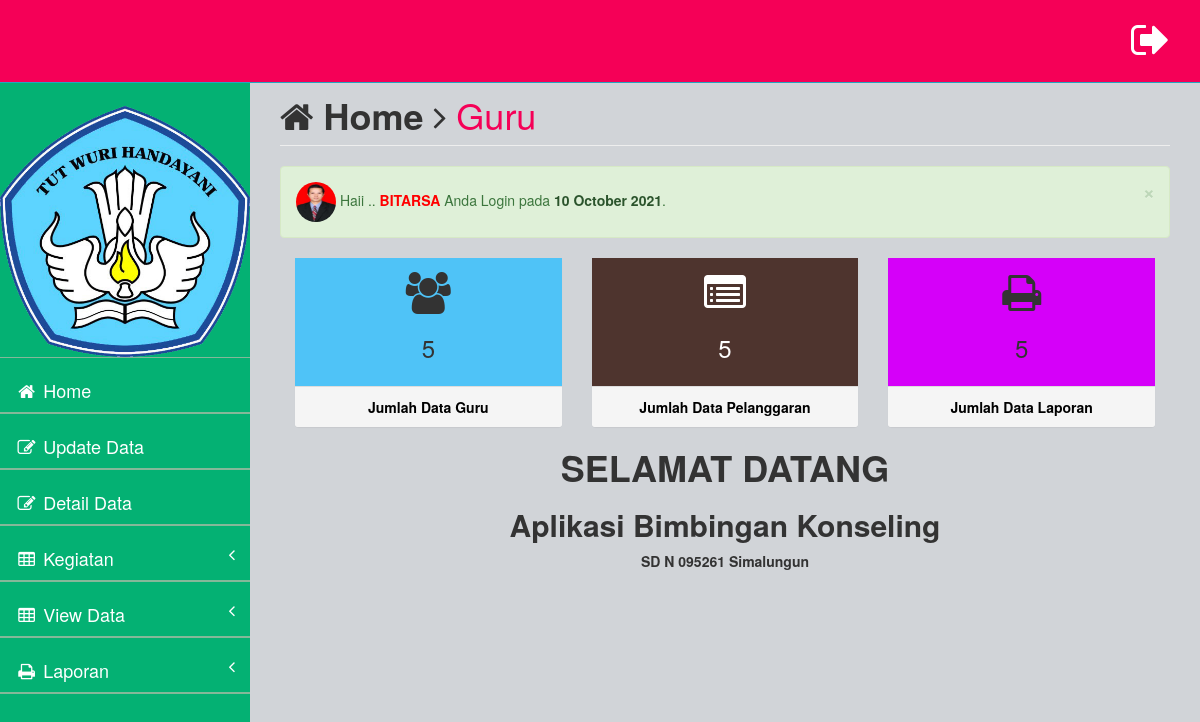
Page /_guru (signed in) on the committed database.
### tables this page shows
CREATE TABLE `data_guru` (
  `id_guru` int(4) NOT NULL,
  `nama_guru` varchar(20) NOT NULL,
  `nip` varchar(12) NOT NULL,
  `kelamin` varchar(15) NOT NULL,
  `alamat_guru` text NOT NULL,
  `telpon_guru` varchar(12) NOT NULL,
  `username` varchar(20) NOT NULL,
  `password` varchar(100) NOT NULL,
  `gelar` varchar(100) NOT NULL,
  `tempat_lahir` varchar(100) NOT NULL,
  `tanggal_lahir` date NOT NULL,
  `agama` varchar(100) NOT NULL,
  `email` varchar(100) NOT NULL,
  `photo` varchar(100) NOT NULL
);

### page/home_guru.php (the view, shortened to what this page needs)
     <div class="row">
                <div class="col-lg-12">
                    <h1 class="page-header"><i class="fa fa-home"></i> <b>Home</b> <i class="fa fa-angle-right"></i> <font color="#f50057">Guru</font></h1>
                </div>
            </div>
<div class="alert alert-success alert-dismissable">
<button type="button" class="close" data-dismiss="alert" aria-hidden="true">&times;</button>  <img src="../photo_guru/<?php echo $data ['photo'];?>" height="40" width="40" align="middle" style="border-radius: 100%;"> Haii ..
<b style="color: red;"><?php echo $data ['nama_guru']; ?></b> Anda Login pada <a href="#" class="alert-link"><b><?php echo date (" d F Y") ?></b></a>.
</div>
<?php
$guru =mysql_num_rows(mysql_query("SELECT * FROM data_guru"));
$siswa =mysql_num_rows(mysql_query("SELECT * FROM tbl_siswa_pelanggaran"));
?>
<div class="col-lg-4">
                    <div class="panel panel-primary text-center no-boder">
                        <div class="panel-body" style="background-color: #4fc3f7;">
                            <i class="fa fa-users fa-3x"></i>
                            <h3><?php echo "".$guru." ";?></h3>
                        </div>
                        <div class="panel-footer">
                            <span class="panel-eyecandy-title"><a href="?page=guru&action=view_guru" style="text-decoration: none; color: black;">
                                <b>Jumlah Data Guru</b>
                            </a></span>
                        </div>
                    </div>
            </div>
            <div class="col-lg-4">
                    <div class="panel panel-primary text-center no-boder">
                        <div class="panel-body" style="background-color: #4e342e; color: white;">
                            <i class="fa fa-list-alt fa-3x"></i>
                            <h3><?php echo "".$siswa." ";?> </h3>
                        </div>
                        <div class="panel-footer">
                             <span class="panel-eyecandy-title"><a href="?page=guru&action=viewpel" style="text-decoration: none; color: black;">
                                <b>Jumlah Data Pelanggaran</b>
                            </a></span>
                        </div>
                    </div>
            </div>
                <div class="col-lg-4">
                    <div class="panel panel-primary text-center no-boder">
                        <div class="panel-body" style="background-color: #d500f9;">
                            <i class="fa fa-print fa-3x"></i>
                            <h3><?php echo "".$siswa." ";?></h3>
                        </div>
                        <div class="panel-footer">
                             <span class="panel-eyecandy-title"><a href="?page=laporan" style="text-decoration: none; color: black;">
                                <b>Jumlah Data Laporan</b>
                            </a></span>
                        </div>
                    </div>
                </div>
               <center>
                    <h1><b>SELAMAT DATANG</b> </h1>
                    <h2><b>Aplikasi Bimbingan Konseling </b> <b></b> </h2>
                    <strong>SD N 095261 Simalungun </strong>
               </center>
               </div>

### assets/css/style.css (style rules this page uses)
body { background-color: #f8f8f8; }

### assets/css/main-style.css (style rules this page uses)
.no-boder { border:0px solid #5bc0de !important; }

### rows in the picture
data_guru: photo (picture), nama_guru "BITARSA"

### other values in the picture
date (" d F Y") "10 October 2021"
$guru "5"
$siswa "5"
